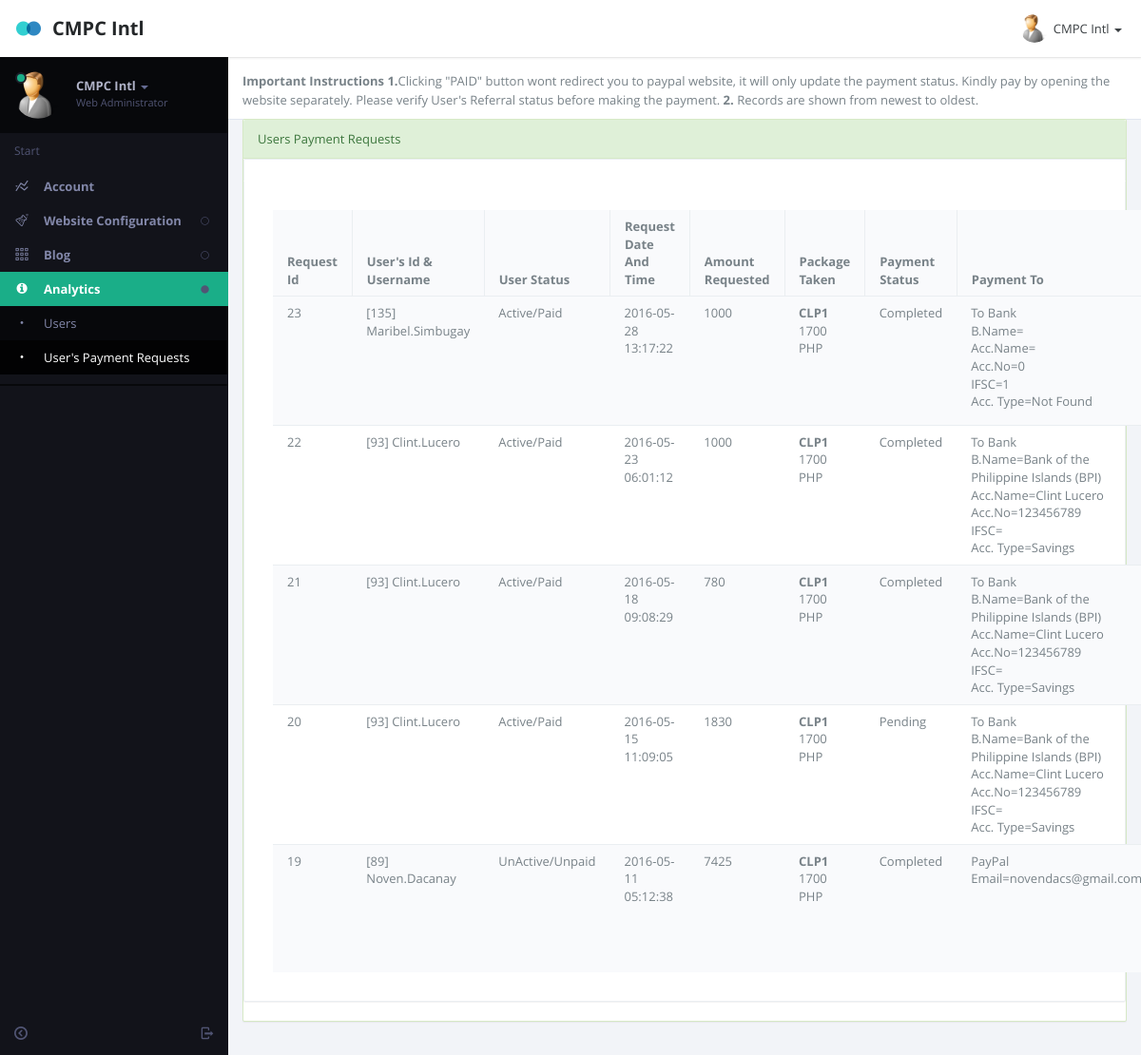
/wedo/payrequest.php (signed in), run on the app's committed database.
### tables this page shows
CREATE TABLE IF NOT EXISTS `settings` (
  `email` varchar(100) NOT NULL DEFAULT 'Enter Your E-Mail Address',
  `sno` int(9) NOT NULL,
  `wlink` varchar(100) NOT NULL DEFAULT 'www.yourwebsite.com',
  `invoicedetails` text NOT NULL,
  `coname` text NOT NULL,
  `fblink` text NOT NULL,
  `twitterlink` text NOT NULL,
  `paypalid` text NOT NULL,
  `maintain` int(1) NOT NULL DEFAULT '0',
  `alwdpayment` int(11) NOT NULL DEFAULT '0' COMMENT 'user will get payment via paypal or via payment in bank account.',
  `minmobile` double NOT NULL,
  `maxmobile` double NOT NULL,
  `footer` varchar(80) NOT NULL,
  `header` varchar(50) NOT NULL,
  `payzaid` varchar(128) NOT NULL DEFAULT 'Not Available',
  `solidtrustid` varchar(128) NOT NULL DEFAULT 'Not Available',
  `solidbutton` varchar(128) NOT NULL DEFAULT 'Not Available',
  PRIMARY KEY (`sno`)
);

CREATE TABLE IF NOT EXISTS `affiliateuser` (
  `Id` int(11) NOT NULL AUTO_INCREMENT,
  `memberID` int(30) NOT NULL,
  `username` varchar(40) NOT NULL,
  `password` text NOT NULL,
  `fname` text NOT NULL,
  `mname` text NOT NULL,
  `lname` text NOT NULL,
  `address` text NOT NULL,
  `email` text NOT NULL,
  `referedby` varchar(50) NOT NULL DEFAULT 'none',
  `ipaddress` int(10) unsigned NOT NULL,
  `mobile` bigint(10) NOT NULL,
  `active` int(11) NOT NULL,
  `doj` date NOT NULL,
  `country` text NOT NULL,
  `city` text NOT NULL,
  `tamount` double NOT NULL DEFAULT '0',
  `payment` varchar(10) NOT NULL,
  `signupcode` text NOT NULL,
  `level` int(1) NOT NULL DEFAULT '2',
  `pcktaken` int(10) NOT NULL DEFAULT '0',
  `launch` int(1) NOT NULL DEFAULT '0',
  `expiry` date NOT NULL DEFAULT '2199-12-31',
  `bankname` varchar(250) NOT NULL DEFAULT 'Not Available',
  `accountname` varchar(250) NOT NULL DEFAULT 'Not Available',
  `accountno` double NOT NULL DEFAULT '0',
  `accounttype` int(11) NOT NULL DEFAULT '0',
  `ifsccode` varchar(100) NOT NULL DEFAULT 'Not Available',
  `getpayment` int(11) NOT NULL DEFAULT '1',
  `renew` int(1) NOT NULL DEFAULT '0',
  PRIMARY KEY (`username`),
  UNIQUE KEY `Id` (`Id`)
);

CREATE TABLE IF NOT EXISTS `payments` (
  `id` int(6) NOT NULL AUTO_INCREMENT,
  `userid` varchar(50) NOT NULL,
  `payment_amount` double NOT NULL DEFAULT '0',
  `payment_status` int(1) NOT NULL DEFAULT '0',
  `itemid` varchar(25) NOT NULL,
  `createdtime` datetime NOT NULL,
  PRIMARY KEY (`id`)
);

CREATE TABLE IF NOT EXISTS `packages` (
  `id` int(11) NOT NULL AUTO_INCREMENT,
  `name` text NOT NULL,
  `price` double NOT NULL DEFAULT '0',
  `currency` text NOT NULL,
  `details` text NOT NULL,
  `tax` double NOT NULL DEFAULT '0',
  `tax1` double NOT NULL DEFAULT '0',
  `mpay` double NOT NULL DEFAULT '0',
  `sbonus` double DEFAULT '0',
  `cdate` date NOT NULL,
  `active` int(1) NOT NULL DEFAULT '1',
  `level1` double NOT NULL DEFAULT '0',
  `level2` double NOT NULL DEFAULT '0',
  `level3` double NOT NULL DEFAULT '0',
  `level4` double NOT NULL DEFAULT '0',
  `level5` double NOT NULL DEFAULT '0',
  `level6` double NOT NULL DEFAULT '0',
  `level7` double NOT NULL DEFAULT '0',
  `level8` double NOT NULL DEFAULT '0',
  `level9` double NOT NULL DEFAULT '0',
  `level10` double NOT NULL DEFAULT '0',
  `level11` double NOT NULL DEFAULT '0',
  `level12` double NOT NULL DEFAULT '0',
  `level13` double NOT NULL DEFAULT '0',
  `level14` double NOT NULL DEFAULT '0',
  `level15` double NOT NULL DEFAULT '0',
  `level1pts` double NOT NULL DEFAULT '0',
  `level2pts` double NOT NULL DEFAULT '0',
  `level3pts` double NOT NULL DEFAULT '0',
  `level4pts` double NOT NULL DEFAULT '0',
  `level5pts` double NOT NULL DEFAULT '0',
  `level6pts` double NOT NULL DEFAULT '0',
  `level7pts` double NOT NULL DEFAULT '0',
  `level8pts` double NOT NULL DEFAULT '0',
  `level9pts` double NOT NULL DEFAULT '0',
  `level10pts` double NOT NULL DEFAULT '0',
  `level11pts` double NOT NULL DEFAULT '0',
  `level12pts` double NOT NULL DEFAULT '0',
  `level13pts` double NOT NULL DEFAULT '0',
  `level14pts` double NOT NULL DEFAULT '0',
  `level15pts` double NOT NULL DEFAULT '0',
  `gateway` int(1) NOT NULL DEFAULT '3',
  `validity` int(5) NOT NULL DEFAULT '0',
  PRIMARY KEY (`id`)
);

### wedo/payrequest.php (the view, shortened to what this page needs)
<?php
include_once ("z_db.php");
?>
<!DOCTYPE html>
<html lang="en" class="app">
<head>
<link rel="stylesheet" href="css/app.v1.css" type="text/css" />
</head>
<body class="">
<section class="vbox">
  <header class="bg-white header header-md navbar navbar-fixed-top-xs box-shadow">
    <div class="navbar-header aside-md dk"> <a href="dashboard.php" class="navbar-brand"><img src="images/logo.png" class="m-r-sm"><?php $query="SELECT header from settings where sno=0";
 $result = mysqli_query($con,$query);
while($row = mysqli_fetch_array($result))
{
	$header="$row[header]";
	print $header;
	}
  ?></a> <a class="btn btn-link visible-xs" data-toggle="dropdown" data-target=".user"> <i class="fa fa-cog"></i> </a> </div>
    <ul class="nav navbar-nav navbar-right m-n hidden-xs nav-user user">
      <li class="dropdown"> <a href="#" class="dropdown-toggle" data-toggle="dropdown"> <span class="thumb-sm avatar pull-left"> <img src="images/a0.jpg"> </span> <?php
		  $sql="SELECT fname FROM  affiliateuser WHERE username='".$_SESSION['adminidusername']."'";
		  if ($result = mysqli_query($con, $sql)) {
    while ($row = mysqli_fetch_row($result)) {
        print $row[0];
    }
}
	   ?> <b class="caret"></b> </a>
      </li>
    </ul>
  </header>
  <section>
    <section class="hbox stretch">
      <aside class="bg-black aside-md hidden-print" id="nav">
        <section class="vbox">
          <section class="w-f scrollable">
            <div class="slim-scroll" data-height="auto" data-disable-fade-out="true" data-distance="0" data-size="10px" data-color="#333333">
              <div class="clearfix wrapper dk nav-user hidden-xs">
                <div class="dropdown"> <a href="#" class="dropdown-toggle" data-toggle="dropdown"> <span class="thumb avatar pull-left m-r"> <img src="images/a0.jpg"> <i class="on md b-black"></i> </span> <span class="hidden-nav-xs clear"> <span class="block m-t-xs"> <strong class="font-bold text-lt"><?php
		  $sql="SELECT fname FROM  affiliateuser WHERE username='".$_SESSION['adminidusername']."'";
		  if ($result = mysqli_query($con, $sql)) {
    while ($row = mysqli_fetch_row($result)) {
        print $row[0];
    }
}
	   ?></strong> <b class="caret"></b> </span> <span class="text-muted text-xs block">Web Administrator</span> </span> </a>
                </div>
              </div>
              <nav class="nav-primary hidden-xs">
                <div class="text-muted text-sm hidden-nav-xs padder m-t-sm m-b-sm">Start</div>
                <ul class="nav nav-main" data-ride="collapse">
                  <li> <a href="#" class="auto"> <i class="i i-statistics icon"> </i> <span class="font-bold">Account</span> </a>
				  </li>
                  <li > <a href="#" class="auto"> <span class="pull-right text-muted"> <i class="i i-circle-sm-o text"></i> <i class="i i-circle-sm text-active"></i> </span> <i class="i i-lab icon"> </i> <span class="font-bold">Website Configuration</span> </a>
                  </li>
                  <li > <a href="#" class="auto"> <span class="pull-right text-muted"> <i class="i i-circle-sm-o text"></i> <i class="i i-circle-sm text-active"></i> </span> <i class="i i-grid2 icon"> </i> <span class="font-bold">Blog</span> </a>
                  </li>
				  <li class="active"  > <a href="#" class="auto"> <span class="pull-right text-muted"> <i class="i i-circle-sm-o text"></i> <i class="i i-circle-sm text-active"></i> </span> <i class="fa fa-info-circle"> </i> <span class="font-bold">Analytics</span> </a>
                    <ul class="nav dk">
                      <li > <a href="users.php#nav" class="auto"><i class="i i-dot"></i> <span>Users</span> </a> </li>
					  <li  class="active" > <a href="payrequest.php" class="auto"><i class="i i-dot"></i> <span>User's Payment Requests </span> </a> </li>
                    </ul>
                  </li>
                </ul>
                <div class="line dk hidden-nav-xs"></div>
              </nav>
            </div>
          </section>
          <footer class="footer hidden-xs no-padder text-center-nav-xs"> <a href="logout.php" data-toggle="ajaxModal" class="btn btn-icon icon-muted btn-inactive pull-right m-l-xs m-r-xs hidden-nav-xs"> <i class="i i-logout"></i> </a> <a href="#nav" data-toggle="class:nav-xs" class="btn btn-icon icon-muted btn-inactive m-l-xs m-r-xs"> <i class="i i-circleleft text"></i> <i class="i i-circleright text-active"></i> </a> </footer>
        </section>
      </aside>
      <section id="content">
        <section class="vbox">
          <header class="header bg-white b-b b-light">
            <p><strong>Important Instructions </strong> <b>1.</b>Clicking "PAID" button wont redirect you to paypal website, it will only update the payment status. Kindly pay by opening the website separately. Please verify User's Referral status before making the payment.<b> 2. </b> Records are shown from newest to oldest.</p>
          </header>
          <section class="scrollable wrapper">
            <div class="row">
              <div class="col-sm-12 portlet">
                <section class="panel panel-success portlet-item">
                  <header class="panel-heading"> Users Payment Requests </header>
                  <section class="panel panel-default">
                  <header class="panel-heading bg-light">
                    <ul class="nav nav-tabs nav-justified">
                      <li class="active"><a href="#home" data-toggle="tab"></a></li>
                    </ul>
                  </header>
                  <div class="panel-body">
                    <div class="tab-content">
                      <div class="tab-pane active" id="home">
					  <div class="panel-body">
              <div class="table-responsive">
                <table class="table table-striped m-b-none" data-ride="datatables">
                  <thead>
                    <tr>
                      <th width="10%">Request Id</th>
                      <th width="15%">User's Id & Username</th>
                      <th width="15%">User Status</th>
					  <th width="8%">Request Date And Time</th>
					  <th width="15%">Amount Requested</th>
					  <th width="15%">Package Taken</th>
					  <th width="15%">Payment Status</th>
					  <th width="15%">Payment To</th>
                    </tr>
                  </thead>
                  <tbody>
				  <?php
				   $q="SELECT * FROM  payments ORDER BY id DESC";
 $r123 = mysqli_query($con,$q);
while($ro = mysqli_fetch_array($r123))
{
	$prid="$ro[id]";
	$pruid="$ro[userid]";
	$pramount="$ro[payment_amount]";
	$prstatus="$ro[payment_status]";
	$prdate="$ro[createdtime]";
 $query="SELECT * FROM  affiliateuser where Id=$pruid ";
 $result = mysqli_query($con,$query);
while($row = mysqli_fetch_array($result))
{
	$id="$row[Id]";
	$username="$row[username]";
	$email="$row[email]";
	$active="$row[active]";
	$pck="$row[pcktaken]";
	$getpayment="$row[getpayment]";
	$bn="$row[bankname]";
	$acname="$row[accountname]";
	$accno="$row[accountno]";
	$ifsc="$row[ifsccode]";
	$acct="$row[accounttype]";
	if($acct==1)
	{
	$acctype="Current";
	}
	else if($acct==2)
	{
	$acctype="Savings";
	}
	else{
	$acctype="Not Found";
	}
	if($getpayment==1)
	{
	$sendto="PayPal";
	$sendto.="<br>Email=$email";
	}
	else{
	$sendto="To Bank";
	$sendto.="<br> B.Name=$bn<br>Acc.Name=$acname <br>Acc.No=$accno <br>IFSC=$ifsc <br>Acc. Type=$acctype";
	}
	if($active==1)
	{
	$status="Active/Paid";
	}
	else if($active==0)
	{
	$status="UnActive/Unpaid";
	}
	else
	{
	$status="Unknown";
	}
	if($prstatus==1)
	{
	$pstatus="Completed";
	}
	else if($prstatus==0)
	{
	$pstatus="Pending";
	}
	else
	{
	$pstatus="Unknown";
	}
	$qu="SELECT * FROM  packages where id = $pck";
 $re = mysqli_query($con,$qu);
while($r = mysqli_fetch_array($re))
{
	$pckname="$r[name]";
	$pckprice="$r[price]";
	$pckcur="$r[currency]";
  }
  print "<tr>
				  <td>
				  $prid
				  </td>
				  <td>
				  [$id] $username
				  </td>
				  <td>
				  $status
				  </td>
				  <td>
				  $prdate
				  </td>
				  <td>
				  $pramount
				  </td>
				  <td>
				  <b>$pckname </b> <br/> $pckprice $pckcur
				  </td>
				  <td>
				  $pstatus
				  </td>
				   <td>
				  $sendto
				  </td>
				  <td>
				  <a href='makepayment.php?payid=$prid' class='btn btn-default btn-sm'>Paid</a> <br>
				  <a href='updateuser.php?username=$username' class='btn btn-default btn-sm'>Edit User's Info</a> <br/>
				  <a href='deleteuser.php.php?username=$username'>Delete User</a> <br/>
				  ";
		print"		  </p>
				  </td>
				  </tr>";
  }
  }
  ?>
                  </tbody>
                </table>
              </div>
                  </div>
					  </div>
                    </div>
                  </div>
                </section>
                </section>
              </div>
            </div>
          </section>
        </section>
        <a href="#" class="hide nav-off-screen-block" data-toggle="class:nav-off-screen" data-target="#nav"></a> </section>
    </section>
  </section>
</section>
</body>
</html>

### data on the page
settings: header "CMPC Intl"
affiliateuser: fname "CMPC Intl"
payments: id "23", createdtime "2016-05-28 13:17:22", payment_amount "1000", payment_status "Completed"
affiliateuser: Id "135", username "Maribel.Simbugay", active "Active/Paid", packages.name "CLP1", packages.price "1700", packages.currency "PHP", getpayment "To Bank", accountno "0", ifsccode "1", accounttype "Not Found"
payments: id "22", createdtime "2016-05-23 06:01:12", payment_amount "1000", payment_status "Completed"
affiliateuser: Id "93", username "Clint.Lucero", active "Active/Paid", packages.name "CLP1", packages.price "1700", packages.currency "PHP", getpayment "To Bank", bankname "Bank of the Philippine Islands (BPI)", accountname "Clint Lucero", accountno "123456789", accounttype "Savings"
payments: id "21", createdtime "2016-05-18 09:08:29", payment_amount "780", payment_status "Completed"
payments: id "20", createdtime "2016-05-15 11:09:05", payment_amount "1830", payment_status "Pending"
payments: id "19", createdtime "2016-05-11 05:12:38", payment_amount "7425", payment_status "Completed"
affiliateuser: Id "89", username "Noven.Dacanay", active "UnActive/Unpaid", packages.name "CLP1", packages.price "1700", packages.currency "PHP", getpayment "PayPal", email "novendacs@gmail.com"
